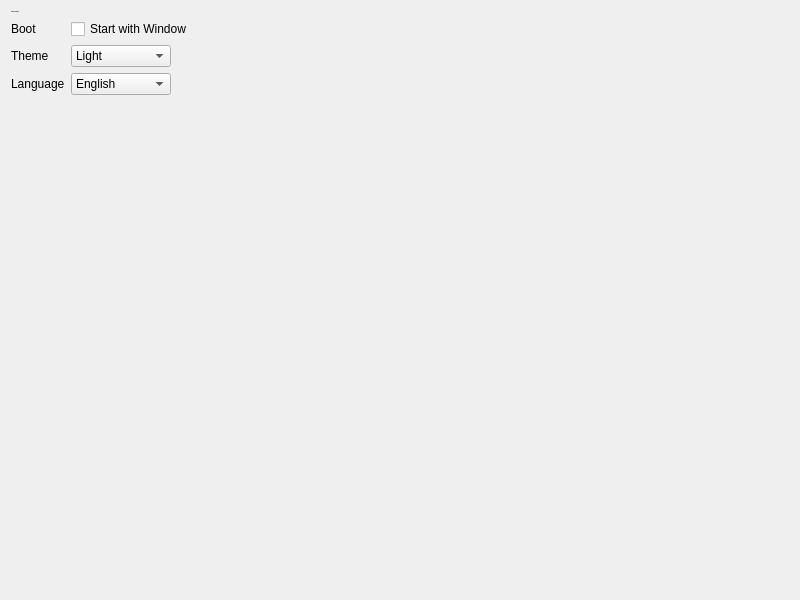
<?xml version="1.0" encoding="UTF-8"?>
<ui version="4.0">
 <class>GeneralWidget</class>
 <widget class="QWidget" name="GeneralWidget">
  <property name="geometry">
   <rect>
    <x>0</x>
    <y>0</y>
    <width>800</width>
    <height>600</height>
   </rect>
  </property>
  <property name="windowTitle">
   <string>Settings</string>
  </property>
  <layout class="QVBoxLayout" name="mainLayout">
   <item>
    <widget class="QLabel" name="label_general">
     <property name="font">
      <font>
       <pointsize>-1</pointsize>
       <weight>75</weight>
       <bold>true</bold>
      </font>
     </property>
     <property name="text">
      <string>General Settings</string>
     </property>
    </widget>
   </item>
   <item>
    <layout class="QFormLayout" name="formLayout">
     <item row="0" column="0">
      <widget class="QLabel" name="label_boot">
       <property name="text">
        <string>Boot</string>
       </property>
      </widget>
     </item>
     <item row="0" column="1">
      <widget class="QCheckBox" name="checkbox_boot">
       <property name="text">
        <string>Start with Window</string>
       </property>
      </widget>
     </item>
     <item row="1" column="0">
      <widget class="QLabel" name="label_theme">
       <property name="text">
        <string>Theme</string>
       </property>
      </widget>
     </item>
     <item row="1" column="1">
      <widget class="QComboBox" name="combobox_theme">
       <property name="maximumSize">
        <size>
         <width>100</width>
         <height>16777215</height>
        </size>
       </property>
       <item>
        <property name="text">
         <string>Light</string>
        </property>
       </item>
       <item>
        <property name="text">
         <string>Dark</string>
        </property>
       </item>
      </widget>
     </item>
     <item row="2" column="0">
      <widget class="QLabel" name="label_language">
       <property name="text">
        <string>Language</string>
       </property>
      </widget>
     </item>
     <item row="2" column="1">
      <widget class="QComboBox" name="combobox_language">
       <property name="maximumSize">
        <size>
         <width>100</width>
         <height>16777215</height>
        </size>
       </property>
       <item>
        <property name="text">
         <string>English</string>
        </property>
       </item>
       <item>
        <property name="text">
         <string>Chinese</string>
        </property>
       </item>
      </widget>
     </item>
    </layout>
   </item>
   <item>
    <spacer name="bottomSpacer">
     <property name="orientation">
      <enum>Qt::Vertical</enum>
     </property>
     <property name="sizeHint" stdset="0">
      <size>
       <width>20</width>
       <height>40</height>
      </size>
     </property>
    </spacer>
   </item>
  </layout>
 </widget>
 <resources/>
 <connections/>
</ui>
